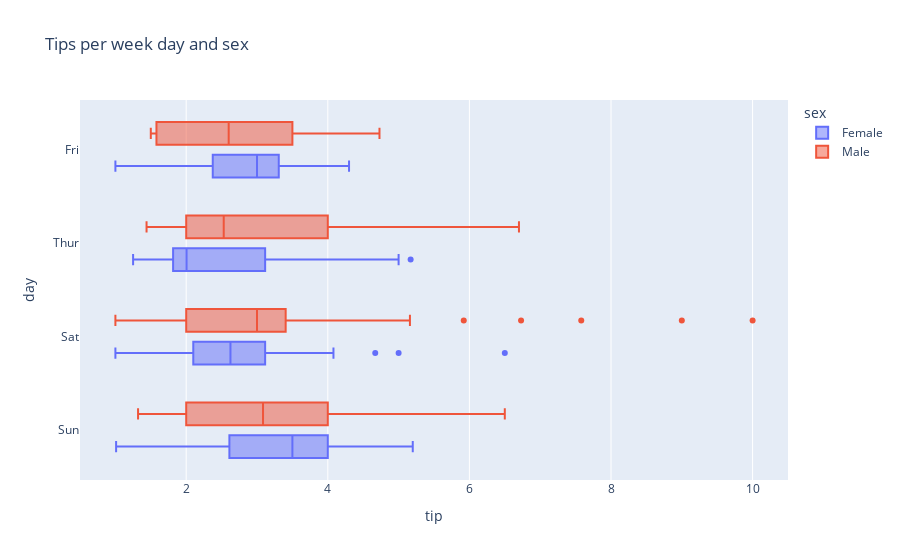

Here is the notebook cell this chart was saved with:
### Markdown cell above
---

**6. Інтерактивний box plot: чайові за днями та статтю**

Створіть інтерактивний box plot для чайових за днями тижня з розбивкою за кольором по статі.

### Code cell
fig = px.box(tips_df, x='tip', y='day', color='sex', title='Tips per week day and sex')
fig.show()

### Figure 1 — Plotly figure (JSON) as saved in the notebook; plotly's stock layout.template omitted (floating-point values rounded to 4 significant figures; data arrays with more than 128 entries replaced by an {"elided": "..."} marker saying what was removed)
{"data": [{"alignmentgroup": "True", "hovertemplate": "sex=Female<br>tip=%{x}<br>day=%{y}<extra></extra>", "legendgroup": "Female", "marker": {"color": "#636efa"}, "name": "Female", "notched": false, "offsetgroup": "Female", "orientation": "h", "showlegend": true, "type": "box", "x": [1.01, 3.61, 5.0, 3.02, 1.67, 3.5, 2.75, 2.23, 3.0, 3.0, 2.45, 3.07, 2.6, 5.2, 1.5, 2.47, 1.0, 3.0, 3.14, 5.0, 2.2, 1.83, 5.17, 1.0, 4.3, 3.25, 2.5, 3.0, 2.5, 3.48, 4.08, 4.0, 1.0, 4.0, 3.5, 1.5, 1.8, 2.92, 1.68, 2.52, 4.2, 2.0, 2.0, 2.83, 1.5, 2.0, 3.25, 1.25, 2.0, 2.0, 2.75, 3.5, 5.0, 2.3, 1.5, 1.36, 1.63, 5.14, 3.75, 2.61, 2.0, 3.0, 1.61, 2.0, 4.0, 3.5, 3.5, 4.19, 5.0, 2.0, 2.01, 2.0, 2.5, 3.23, 2.23, 2.5, 6.5, 1.1, 3.09, 3.48, 3.0, 2.5, 2.0, 2.88, 4.67, 2.0, 3.0], "x0": " ", "xaxis": "x", "y": ["Sun", "Sun", "Sun", "Sun", "Sun", "Sun", "Sat", "Sat", "Sat", "Sat", "Sat", "Sat", "Sun", "Sun", "Sat", "Sat", "Sat", "Sat", "Sat", "Sat", "Sat", "Thur", "Thur", "Fri", "Fri", "Fri", "Fri", "Fri", "Sat", "Sat", "Sat", "Sat", "Sat", "Sun", "Sun", "Thur", "Thur", "Thur", "Thur", "Thur", "Thur", "Thur", "Thur", "Thur", "Thur", "Thur", "Thur", "Thur", "Thur", "Thur", "Thur", "Thur", "Thur", "Thur", "Thur", "Thur", "Thur", "Sun", "Sun", "Sun", "Sun", "Sun", "Sat", "Sat", "Sun", "Sun", "Sun", "Thur", "Thur", "Thur", "Thur", "Thur", "Thur", "Thur", "Sat", "Sat", "Sat", "Sat", "Sat", "Fri", "Fri", "Fri", "Fri", "Sat", "Sat", "Sat", "Thur"], "y0": " ", "yaxis": "y"}, {"alignmentgroup": "True", "hovertemplate": "sex=Male<br>tip=%{x}<br>day=%{y}<extra></extra>", "legendgroup": "Male", "marker": {"color": "#EF553B"}, "name": "Male", "notched": false, "offsetgroup": "Male", "orientation": "h", "showlegend": true, "type": "box", "x": {"elided": "157 float values"}, "x0": " ", "xaxis": "x", "y": {"elided": "157 str values"}, "y0": " ", "yaxis": "y"}], "layout": {"boxmode": "group", "legend": {"title": {"text": "sex"}, "tracegroupgap": 0}, "title": {"text": "Tips per week day and sex"}, "xaxis": {"anchor": "y", "domain": [0, 1], "title": {"text": "tip"}}, "yaxis": {"anchor": "x", "domain": [0, 1], "title": {"text": "day"}}}}
